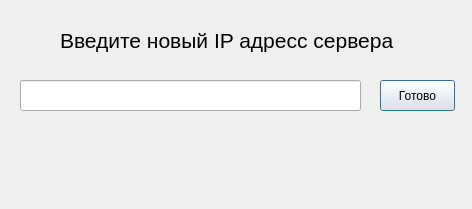
<?xml version="1.0" encoding="UTF-8"?>
<ui version="4.0">
 <class>Dialog</class>
 <widget class="QDialog" name="Dialog">
  <property name="geometry">
   <rect>
    <x>0</x>
    <y>0</y>
    <width>472</width>
    <height>209</height>
   </rect>
  </property>
  <property name="windowTitle">
   <string>Dialog</string>
  </property>
  <widget class="QLabel" name="label">
   <property name="geometry">
    <rect>
     <x>60</x>
     <y>20</y>
     <width>361</width>
     <height>41</height>
    </rect>
   </property>
   <property name="text">
    <string>&lt;html&gt;&lt;head/&gt;&lt;body&gt;&lt;p&gt;&lt;span style=&quot; font-size:16pt;&quot;&gt;Введите новый IP адресс сервера&lt;/span&gt;&lt;/p&gt;&lt;/body&gt;&lt;/html&gt;</string>
   </property>
  </widget>
  <widget class="QLabel" name="labelInfo">
   <property name="geometry">
    <rect>
     <x>50</x>
     <y>130</y>
     <width>361</width>
     <height>51</height>
    </rect>
   </property>
   <property name="text">
    <string/>
   </property>
  </widget>
  <widget class="QLineEdit" name="lineEdit">
   <property name="geometry">
    <rect>
     <x>20</x>
     <y>80</y>
     <width>341</width>
     <height>31</height>
    </rect>
   </property>
  </widget>
  <widget class="QPushButton" name="pushButton">
   <property name="geometry">
    <rect>
     <x>380</x>
     <y>80</y>
     <width>75</width>
     <height>31</height>
    </rect>
   </property>
   <property name="text">
    <string>Готово</string>
   </property>
  </widget>
 </widget>
 <resources/>
 <connections/>
</ui>
